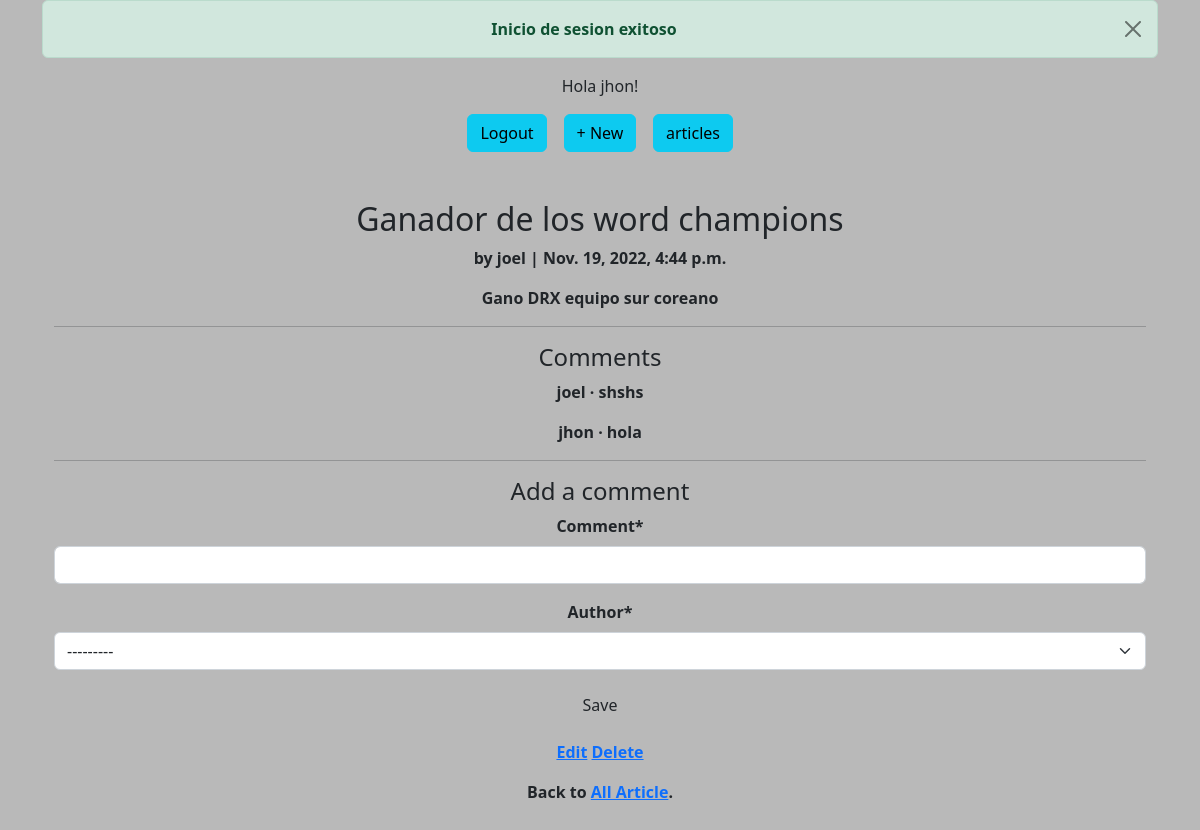
The app's page /4/ (signed in) with its own data.
### accounts/models.py (models this page shows)
class CustomUser(AbstractUser):
    age = models.PositiveIntegerField(null=True, blank=True)

### articles/models.py (models this page shows, shortened)
class Article(models.Model):
    title = models.CharField(max_length=255)
    body = models.TextField()
    date = models.DateTimeField(auto_now_add=True)
    author = models.ForeignKey(
        settings.AUTH_USER_MODEL,
        on_delete=models.CASCADE,
    )

class Comment(models.Model):#new
    article =models.ForeignKey(Article,
        on_delete=models.CASCADE,
    )
    comment = models.CharField(
        max_length=140
    )
    author = models.ForeignKey(
        settings.AUTH_USER_MODEL,
        on_delete=models.CASCADE,
    )
    def __str__(self):
        return self.comment

### articles/views.py (the view, shortened to what this page needs)
# urls.py: path('<int:pk>/', ArticleDetailtView.as_view(), name="article_detail"),
class ArticleDetailtView(LoginRequiredMixin, View):
    def get(self, request, *args, **kwargs):
        view = CommentGet.as_view()
        return view(request, *args, **kwargs)

### articles/forms.py
class CommentForm(forms.ModelForm):
    class Meta:
        model = Comment
        fields = ("comment", "author")

### articles/views.py (called while the page is built)
    def get_context_data(self, **kwargs):
        context = super().get_context_data(**kwargs)
        context['form'] = CommentForm()
        return context

### templates/article_detail.html (shortened to what this page needs)
{% extends "base.html" %}
{% load crispy_forms_tags %}
{% block content %}
    <div class="article-entry">
        <h2>{{ object.title }}</h2>
        <p>by {{ object.author }} | {{ object.date }}</p>
        <p>{{ object.body }}</p>
    </div>
    <hr>
    <h4>Comments</h4>
        {% for comment in article.comment_set.all %}
            <p>{{ comment.author }} &middot; {{ comment }} </p>
        {% endfor %}
    <hr>
    <h4>Add a comment</h4>
    <form action="" method="post">
        {{ form|crispy }}
        <button class="btn btn-succes ml-2" type="submit" >Save</button>
    </form>
    <p><a href="{% url 'article_edit' article.pk %}">Edit</a>
        <a href="{% url 'article_delete' article.pk %}">Delete</a></p>
    <p>Back to <a href="{% url 'article_list' %}">All Article</a>.</p>
{%endblock content%}

### templates/base.html (shortened to what this page needs)
{% load static %}
<html>
    <head>
        <link rel="stylesheet" href="{% static 'bootstrap-5.2.2-dist/css/bootstrap.min.css' %}">
        <link rel="stylesheet" href="{% static 'css/error.css' %}">
    </head>
    <body id="login">
        <div class="container">
                <header id="header">
                    <div class="text-center">
                            {% if user.is_authenticated %}
                            <div class="alert alert-success alert-dismissible fade show" role="alert">
                                <strong>Inicio de sesion exitoso</strong>
                                <button type="button" class="btn-close" data-bs-dismiss="alert" aria-label="Close"></button>
                            </div>
                                <p>Hola {{ user.username }}!</p>
                                <ul class="nav justify-content-center">
                                    <li class="nav-item col-1">
                                        <a class="btn btn-info" href="{% url 'logout' %}">Logout</a>
                                    </li>
                                    <li class="nav-item col-1">
                                        <a class="btn btn-info" href="{% url 'article_new' %}">+ New</a>
                                    </li>
                                    <li class="nav-item col-1">
                                        <a class="btn btn-info" href="{% url 'article_list'%}">articles</a>
                                    </li>
                                </ul>
                            {% endif %}
                            <br>
                        </div>
                </header>
                <div class="container text-center">
                    <br>
                    <b>
                    {% block content %}
                    {% endblock content %}
                </div>
            <br>
        </div>
    </body>
</html>

### static/css/error.css (style rules this page uses)
#login { background-color: rgba(0, 0, 0, 0.274); }

### records on screen
CustomUser: username "jhon"
Article: title "Ganador de los word champions", author "joel", date "Nov. 19, 2022, 4:44 p.m.", body "Gano DRX equipo sur coreano"
Comment: author "joel", comment "shshs"
Comment: author "jhon", comment "hola"
